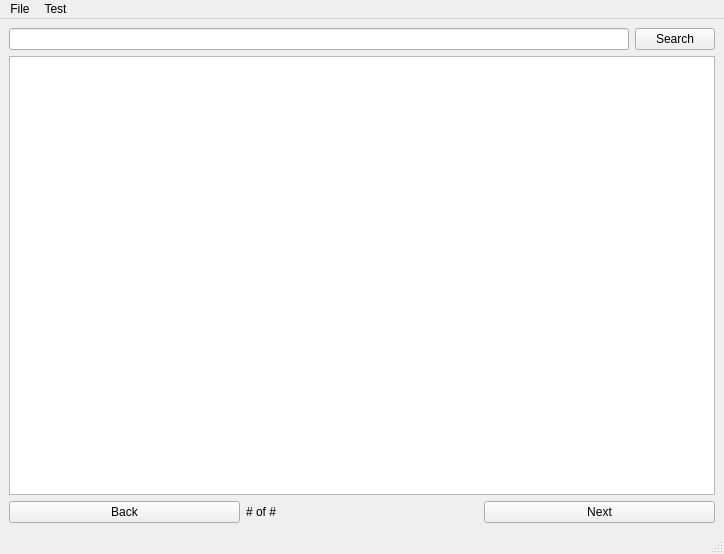
<?xml version="1.0" encoding="UTF-8"?>
<ui version="4.0">
 <class>MainWindow</class>
 <widget class="QMainWindow" name="MainWindow">
  <property name="geometry">
   <rect>
    <x>0</x>
    <y>0</y>
    <width>724</width>
    <height>554</height>
   </rect>
  </property>
  <property name="windowTitle">
   <string>MainWindow</string>
  </property>
  <widget class="QWidget" name="centralwidget">
   <layout class="QHBoxLayout" name="horizontalLayout_3">
    <item>
     <layout class="QVBoxLayout" name="verticalLayout">
      <item>
       <layout class="QHBoxLayout" name="horizontalLayout">
        <item>
         <widget class="QLineEdit" name="lineEdit"/>
        </item>
        <item>
         <widget class="QPushButton" name="btnSearch">
          <property name="text">
           <string>Search</string>
          </property>
         </widget>
        </item>
       </layout>
      </item>
      <item>
       <widget class="QTableView" name="tableView"/>
      </item>
      <item>
       <layout class="QHBoxLayout" name="horizontalLayout_2">
        <item>
         <widget class="QPushButton" name="btnBack">
          <property name="text">
           <string>Back</string>
          </property>
         </widget>
        </item>
        <item>
         <widget class="QLabel" name="lblCount">
          <property name="text">
           <string># of #</string>
          </property>
         </widget>
        </item>
        <item>
         <widget class="QPushButton" name="btnNext">
          <property name="text">
           <string>Next</string>
          </property>
         </widget>
        </item>
       </layout>
      </item>
     </layout>
    </item>
   </layout>
  </widget>
  <widget class="QMenuBar" name="menubar">
   <property name="geometry">
    <rect>
     <x>0</x>
     <y>0</y>
     <width>724</width>
     <height>22</height>
    </rect>
   </property>
   <widget class="QMenu" name="menuFile">
    <property name="title">
     <string>File</string>
    </property>
    <addaction name="actionNew"/>
    <addaction name="actionOpen"/>
   </widget>
   <widget class="QMenu" name="menuTest">
    <property name="title">
     <string>Test</string>
    </property>
    <addaction name="actionCreate_Test_File"/>
   </widget>
   <addaction name="menuFile"/>
   <addaction name="menuTest"/>
  </widget>
  <widget class="QStatusBar" name="statusbar"/>
  <action name="actionNew">
   <property name="text">
    <string>New</string>
   </property>
  </action>
  <action name="actionOpen">
   <property name="text">
    <string>Open</string>
   </property>
  </action>
  <action name="actionCreate_Test_File">
   <property name="text">
    <string>Create Test File</string>
   </property>
  </action>
 </widget>
 <resources/>
 <connections/>
</ui>
